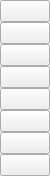
         <widget class="QWidget" name="groupBox" native="true">
          <property name="sizePolicy">
           <sizepolicy hsizetype="Maximum" vsizetype="Expanding">
            <horstretch>0</horstretch>
            <verstretch>0</verstretch>
           </sizepolicy>
          </property>
          <property name="minimumSize">
           <size>
            <width>50</width>
            <height>0</height>
           </size>
          </property>
          <property name="maximumSize">
           <size>
            <width>50</width>
            <height>16777215</height>
           </size>
          </property>
          <layout class="QVBoxLayout" name="verticalLayout_2">
           <property name="spacing">
            <number>0</number>
           </property>
           <property name="sizeConstraint">
            <enum>QLayout::SetDefaultConstraint</enum>
           </property>
           <property name="leftMargin">
            <number>0</number>
           </property>
           <property name="topMargin">
            <number>0</number>
           </property>
           <property name="rightMargin">
            <number>0</number>
           </property>
           <property name="bottomMargin">
            <number>0</number>
           </property>
           <item>
            <widget class="QPushButton" name="newButton">
             <property name="sizePolicy">
              <sizepolicy hsizetype="Maximum" vsizetype="Expanding">
               <horstretch>0</horstretch>
               <verstretch>1</verstretch>
              </sizepolicy>
             </property>
             <property name="maximumSize">
              <size>
               <width>50</width>
               <height>16777215</height>
              </size>
             </property>
             <property name="toolTip">
              <string>&lt;!DOCTYPE HTML PUBLIC &quot;-//W3C//DTD HTML 4.0//EN&quot; &quot;http://www.w3.org/TR/REC-html40/strict.dtd&quot;&gt;
&lt;html&gt;&lt;head&gt;&lt;meta name=&quot;qrichtext&quot; content=&quot;1&quot; /&gt;&lt;style type=&quot;text/css&quot;&gt;
p, li { white-space: pre-wrap; }
&lt;/style&gt;&lt;/head&gt;&lt;body style=&quot;font-family:'Ubuntu'; font-size:11pt; font-weight:400; font-style:normal;&quot;&gt;
&lt;p style=&quot; border:0px;margin-top:12px; margin-bottom:12px; margin-left:0px; margin-right:0px; -qt-block-indent:0; text-indent:0px; background-color:#ffffff;&quot;&gt;&lt;span style=&quot; color:#252b2b; background-color:#ffffff;&quot;&gt;Nouveau message&lt;/p&gt;&lt;/body&gt;&lt;/html&gt;</string>
             </property>
             <property name="text">
              <string/>
             </property>
             <property name="icon">
              <iconset resource="../icons.qrc">
               <normaloff>:/icon/res/compose-4.png</normaloff>:/icon/res/compose-4.png</iconset>
             </property>
             <property name="iconSize">
              <size>
               <width>40</width>
               <height>40</height>
              </size>
             </property>
             <property name="shortcut">
              <string>Ctrl+N</string>
             </property>
            </widget>
           </item>
           <item>
            <widget class="QPushButton" name="repButton">
             <property name="sizePolicy">
              <sizepolicy hsizetype="Maximum" vsizetype="Expanding">
               <horstretch>0</horstretch>
               <verstretch>1</verstretch>
              </sizepolicy>
             </property>
             <property name="maximumSize">
              <size>
               <width>50</width>
               <height>16777215</height>
              </size>
             </property>
             <property name="toolTip">
              <string>&lt;!DOCTYPE HTML PUBLIC &quot;-//W3C//DTD HTML 4.0//EN&quot; &quot;http://www.w3.org/TR/REC-html40/strict.dtd&quot;&gt;
&lt;html&gt;&lt;head&gt;&lt;meta name=&quot;qrichtext&quot; content=&quot;1&quot; /&gt;&lt;style type=&quot;text/css&quot;&gt;
p, li { white-space: pre-wrap; }
&lt;/style&gt;&lt;/head&gt;&lt;body style=&quot;font-family:'Ubuntu'; font-size:11pt; font-weight:400; font-style:normal;&quot;&gt;
&lt;p style=&quot; border:0px;margin-top:12px; margin-bottom:12px; margin-left:0px; margin-right:0px; -qt-block-indent:0; text-indent:0px; background-color:#ffffff;&quot;&gt;&lt;span style=&quot; color:#252b2b; background-color:#ffffff;&quot;&gt;Répondre&lt;/p&gt;&lt;/body&gt;&lt;/html&gt;</string>
             </property>
             <property name="text">
              <string/>
             </property>
             <property name="icon">
              <iconset resource="../icons.qrc">
               <normaloff>:/icon/res/reply.png</normaloff>:/icon/res/reply.png</iconset>
             </property>
             <property name="iconSize">
              <size>
               <width>40</width>
               <height>40</height>
              </size>
             </property>
             <property name="shortcut">
              <string>Ctrl+R</string>
             </property>
            </widget>
           </item>
           <item>
            <widget class="QPushButton" name="repAllButton">
             <property name="sizePolicy">
              <sizepolicy hsizetype="Maximum" vsizetype="Expanding">
               <horstretch>0</horstretch>
               <verstretch>1</verstretch>
              </sizepolicy>
             </property>
             <property name="maximumSize">
              <size>
               <width>50</width>
               <height>16777215</height>
              </size>
             </property>
             <property name="toolTip">
              <string>&lt;!DOCTYPE HTML PUBLIC &quot;-//W3C//DTD HTML 4.0//EN&quot; &quot;http://www.w3.org/TR/REC-html40/strict.dtd&quot;&gt;
&lt;html&gt;&lt;head&gt;&lt;meta name=&quot;qrichtext&quot; content=&quot;1&quot; /&gt;&lt;style type=&quot;text/css&quot;&gt;
p, li { white-space: pre-wrap; }
&lt;/style&gt;&lt;/head&gt;&lt;body style=&quot;font-family:'Ubuntu'; font-size:11pt; font-weight:400; font-style:normal;&quot;&gt;
&lt;p style=&quot; border:0px;margin-top:12px; margin-bottom:12px; margin-left:0px; margin-right:0px; -qt-block-indent:0; text-indent:0px; background-color:#ffffff;&quot;&gt;&lt;span style=&quot; color:#252b2b; background-color:#ffffff;&quot;&gt;Répondre à tous&lt;/p&gt;&lt;/body&gt;&lt;/html&gt;</string>
             </property>
             <property name="text">
              <string/>
             </property>
             <property name="icon">
              <iconset resource="../icons.qrc">
               <normaloff>:/icon/res/reply-all.png</normaloff>:/icon/res/reply-all.png</iconset>
             </property>
             <property name="iconSize">
              <size>
               <width>40</width>
               <height>40</height>
              </size>
             </property>
             <property name="shortcut">
              <string>Ctrl+Shift+R</string>
             </property>
            </widget>
           </item>
           <item>
            <widget class="QPushButton" name="transferButton">
             <property name="sizePolicy">
              <sizepolicy hsizetype="Maximum" vsizetype="Expanding">
               <horstretch>0</horstretch>
               <verstretch>1</verstretch>
              </sizepolicy>
             </property>
             <property name="maximumSize">
              <size>
               <width>50</width>
               <height>16777215</height>
              </size>
             </property>
             <property name="toolTip">
              <string>&lt;!DOCTYPE HTML PUBLIC &quot;-//W3C//DTD HTML 4.0//EN&quot; &quot;http://www.w3.org/TR/REC-html40/strict.dtd&quot;&gt;
&lt;html&gt;&lt;head&gt;&lt;meta name=&quot;qrichtext&quot; content=&quot;1&quot; /&gt;&lt;style type=&quot;text/css&quot;&gt;
p, li { white-space: pre-wrap; }
&lt;/style&gt;&lt;/head&gt;&lt;body style=&quot;font-family:'Ubuntu'; font-size:11pt; font-weight:400; font-style:normal;&quot;&gt;
&lt;p style=&quot; border:0px;margin-top:12px; margin-bottom:12px; margin-left:0px; margin-right:0px; -qt-block-indent:0; text-indent:0px; background-color:#ffffff;&quot;&gt;&lt;span style=&quot; color:#252b2b; background-color:#ffffff;&quot;&gt;Transférer&lt;/p&gt;&lt;/body&gt;&lt;/html&gt;</string>
             </property>
             <property name="text">
              <string/>
             </property>
             <property name="icon">
              <iconset resource="../icons.qrc">
               <normaloff>:/icon/res/transfer.png</normaloff>:/icon/res/transfer.png</iconset>
             </property>
             <property name="iconSize">
              <size>
               <width>40</width>
               <height>40</height>
              </size>
             </property>
             <property name="shortcut">
              <string>Ctrl+T</string>
             </property>
            </widget>
           </item>
           <item>
            <widget class="QPushButton" name="isolateButton">
             <property name="sizePolicy">
              <sizepolicy hsizetype="Maximum" vsizetype="Expanding">
               <horstretch>0</horstretch>
               <verstretch>1</verstretch>
              </sizepolicy>
             </property>
             <property name="maximumSize">
              <size>
               <width>50</width>
               <height>16777215</height>
              </size>
             </property>
             <property name="toolTip">
              <string>&lt;!DOCTYPE HTML PUBLIC &quot;-//W3C//DTD HTML 4.0//EN&quot; &quot;http://www.w3.org/TR/REC-html40/strict.dtd&quot;&gt;
&lt;html&gt;&lt;head&gt;&lt;meta name=&quot;qrichtext&quot; content=&quot;1&quot; /&gt;&lt;style type=&quot;text/css&quot;&gt;
p, li { white-space: pre-wrap; }
&lt;/style&gt;&lt;/head&gt;&lt;body style=&quot;font-family:'Ubuntu'; font-size:11pt; font-weight:400; font-style:normal;&quot;&gt;
&lt;p style=&quot; border:0px;margin-top:12px; margin-bottom:12px; margin-left:0px; margin-right:0px; -qt-block-indent:0; text-indent:0px; background-color:#ffffff;&quot;&gt;&lt;span style=&quot; color:#252b2b; background-color:#ffffff;&quot;&gt;Isoler&lt;/p&gt;&lt;/body&gt;&lt;/html&gt;</string>
             </property>
             <property name="text">
              <string/>
             </property>
             <property name="icon">
              <iconset resource="../icons.qrc">
               <normaloff>:/icon/res/windows.png</normaloff>:/icon/res/windows.png</iconset>
             </property>
             <property name="iconSize">
              <size>
               <width>40</width>
               <height>40</height>
              </size>
             </property>
             <property name="shortcut">
              <string>Ctrl+I</string>
             </property>
            </widget>
           </item>
           <item>
            <widget class="QPushButton" name="sendButton">
             <property name="sizePolicy">
              <sizepolicy hsizetype="Maximum" vsizetype="Expanding">
               <horstretch>0</horstretch>
               <verstretch>1</verstretch>
              </sizepolicy>
             </property>
             <property name="maximumSize">
              <size>
               <width>50</width>
               <height>16777215</height>
              </size>
             </property>
             <property name="toolTip">
              <string>&lt;!DOCTYPE HTML PUBLIC &quot;-//W3C//DTD HTML 4.0//EN&quot; &quot;http://www.w3.org/TR/REC-html40/strict.dtd&quot;&gt;
&lt;html&gt;&lt;head&gt;&lt;meta name=&quot;qrichtext&quot; content=&quot;1&quot; /&gt;&lt;style type=&quot;text/css&quot;&gt;
p, li { white-space: pre-wrap; }
&lt;/style&gt;&lt;/head&gt;&lt;body style=&quot;font-family:'Ubuntu'; font-size:11pt; font-weight:400; font-style:normal;&quot;&gt;
&lt;p style=&quot; border:0px;margin-top:12px; margin-bottom:12px; margin-left:0px; margin-right:0px; -qt-block-indent:0; text-indent:0px; background-color:#ffffff;&quot;&gt;&lt;span style=&quot; color:#252b2b; background-color:#ffffff;&quot;&gt;Envoyer&lt;/p&gt;&lt;/body&gt;&lt;/html&gt;</string>
             </property>
             <property name="text">
              <string/>
             </property>
             <property name="icon">
              <iconset resource="../icons.qrc">
               <normaloff>:/icon/res/send.png</normaloff>:/icon/res/send.png</iconset>
             </property>
             <property name="iconSize">
              <size>
               <width>40</width>
               <height>40</height>
              </size>
             </property>
             <property name="shortcut">
              <string>Ctrl+Shift+S</string>
             </property>
            </widget>
           </item>
           <item>
            <widget class="QPushButton" name="cancelButton">
             <property name="sizePolicy">
              <sizepolicy hsizetype="Maximum" vsizetype="Expanding">
               <horstretch>0</horstretch>
               <verstretch>1</verstretch>
              </sizepolicy>
             </property>
             <property name="maximumSize">
              <size>
               <width>50</width>
               <height>16777215</height>
              </size>
             </property>
             <property name="toolTip">
              <string>&lt;!DOCTYPE HTML PUBLIC &quot;-//W3C//DTD HTML 4.0//EN&quot; &quot;http://www.w3.org/TR/REC-html40/strict.dtd&quot;&gt;
&lt;html&gt;&lt;head&gt;&lt;meta name=&quot;qrichtext&quot; content=&quot;1&quot; /&gt;&lt;style type=&quot;text/css&quot;&gt;
p, li { white-space: pre-wrap; }
&lt;/style&gt;&lt;/head&gt;&lt;body style=&quot;font-family:'Ubuntu'; font-size:11pt; font-weight:400; font-style:normal;&quot;&gt;
&lt;p style=&quot; border:0px;margin-top:12px; margin-bottom:12px; margin-left:0px; margin-right:0px; -qt-block-indent:0; text-indent:0px; background-color:#ffffff;&quot;&gt;&lt;span style=&quot; color:#252b2b; background-color:#ffffff;&quot;&gt;Annuler l'action&lt;/p&gt;&lt;/body&gt;&lt;/html&gt;</string>
             </property>
             <property name="text">
              <string/>
             </property>
             <property name="icon">
              <iconset resource="../icons.qrc">
               <normaloff>:/icon/res/delete.png</normaloff>:/icon/res/delete.png</iconset>
             </property>
             <property name="iconSize">
              <size>
               <width>40</width>
               <height>40</height>
              </size>
             </property>
             <property name="shortcut">
              <string>Esc</string>
             </property>
            </widget>
           </item>
           <item>
            <widget class="QPushButton" name="deleteButton">
             <property name="sizePolicy">
              <sizepolicy hsizetype="Maximum" vsizetype="Expanding">
               <horstretch>0</horstretch>
               <verstretch>1</verstretch>
              </sizepolicy>
             </property>
             <property name="maximumSize">
              <size>
               <width>50</width>
               <height>16777215</height>
              </size>
             </property>
             <property name="toolTip">
              <string>&lt;!DOCTYPE HTML PUBLIC &quot;-//W3C//DTD HTML 4.0//EN&quot; &quot;http://www.w3.org/TR/REC-html40/strict.dtd&quot;&gt;
&lt;html&gt;&lt;head&gt;&lt;meta name=&quot;qrichtext&quot; content=&quot;1&quot; /&gt;&lt;style type=&quot;text/css&quot;&gt;
p, li { white-space: pre-wrap; }
&lt;/style&gt;&lt;/head&gt;&lt;body style=&quot;font-family:'Ubuntu'; font-size:11pt; font-weight:400; font-style:normal;&quot;&gt;
&lt;p style=&quot; border:0px;margin-top:12px; margin-bottom:12px; margin-left:0px; margin-right:0px; -qt-block-indent:0; text-indent:0px; background-color:#ffffff;&quot;&gt;&lt;span style=&quot; color:#252b2b; background-color:#ffffff;&quot;&gt;Supprimer (Pour être effectif, il faut cocher les courriers à supprimer)&lt;/p&gt;&lt;/body&gt;&lt;/html&gt;</string>
             </property>
             <property name="toolTipDuration">
              <number>-1</number>
             </property>
             <property name="text">
              <string/>
             </property>
             <property name="icon">
              <iconset resource="../icons.qrc">
               <normaloff>:/icon/res/bin-3.png</normaloff>:/icon/res/bin-3.png</iconset>
             </property>
             <property name="iconSize">
              <size>
               <width>40</width>
               <height>40</height>
              </size>
             </property>
             <property name="shortcut">
              <string>Ctrl+D</string>
             </property>
            </widget>
           </item>
          </layout>
         </widget>
